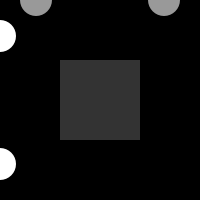
Frame 1 (no input)
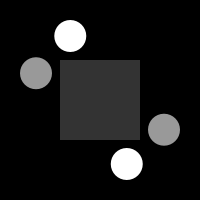
Frame 60 (the mouse pressed at the canvas centre just before this capture)
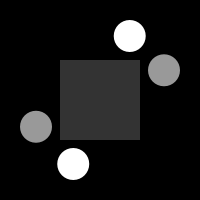
Frame 120 (the mouse held since frame 60 and released just before this capture)

The Processing sketch that drew these frames (run headless with seeded random() and noise(); from frame 60 on, the mouse is pressed at the canvas centre):

// Processing sketch: SineCosine
// ── SineCosine.pde
/**
 * Sine Cosine. 
 * 
 * Linear movement with sin() and cos(). 
 * Numbers between 0 and PI*2 (TWO_PI which is roughly 6.28) 
 * are put into these functions and numbers between -1 and 1 are 
 * returned. These values are then scaled to produce larger movements. 
 * 
 * Updated 21 August 2002
 */
 
int i = 45;
int j = 225; 
float pos1 = 0; 
float pos2 = 0; 
float pos3 = 0; 
float pos4 = 0;
int sc = 40;

void setup() 
{
  size(200, 200);
  noStroke();
  smooth();
}

void draw() 
{
  background(0);
  
  fill(51);
  rect(60, 60, 80, 80);

  fill(255);
  ellipse(pos1, 36, 32, 32);

  fill(153);
  ellipse(36, pos2, 32, 32);

  fill(255);
  ellipse(pos3, 164, 32, 32);

  fill(153);
  ellipse(164, pos4, 32, 32);

  i += 3;
  j -= 3;

  if(i > 405) {
    i = 45;
    j = 225;
  }

  float ang1 = radians(i); // convert degrees to radians
  float ang2 = radians(j); // convert degrees to radians
  pos1 = width/2 + (sc * cos(ang1));
  pos2 = width/2 + (sc * sin(ang1));
  pos3 = width/2 + (sc * cos(ang2));
  pos4 = width/2 + (sc * sin(ang2));
}
